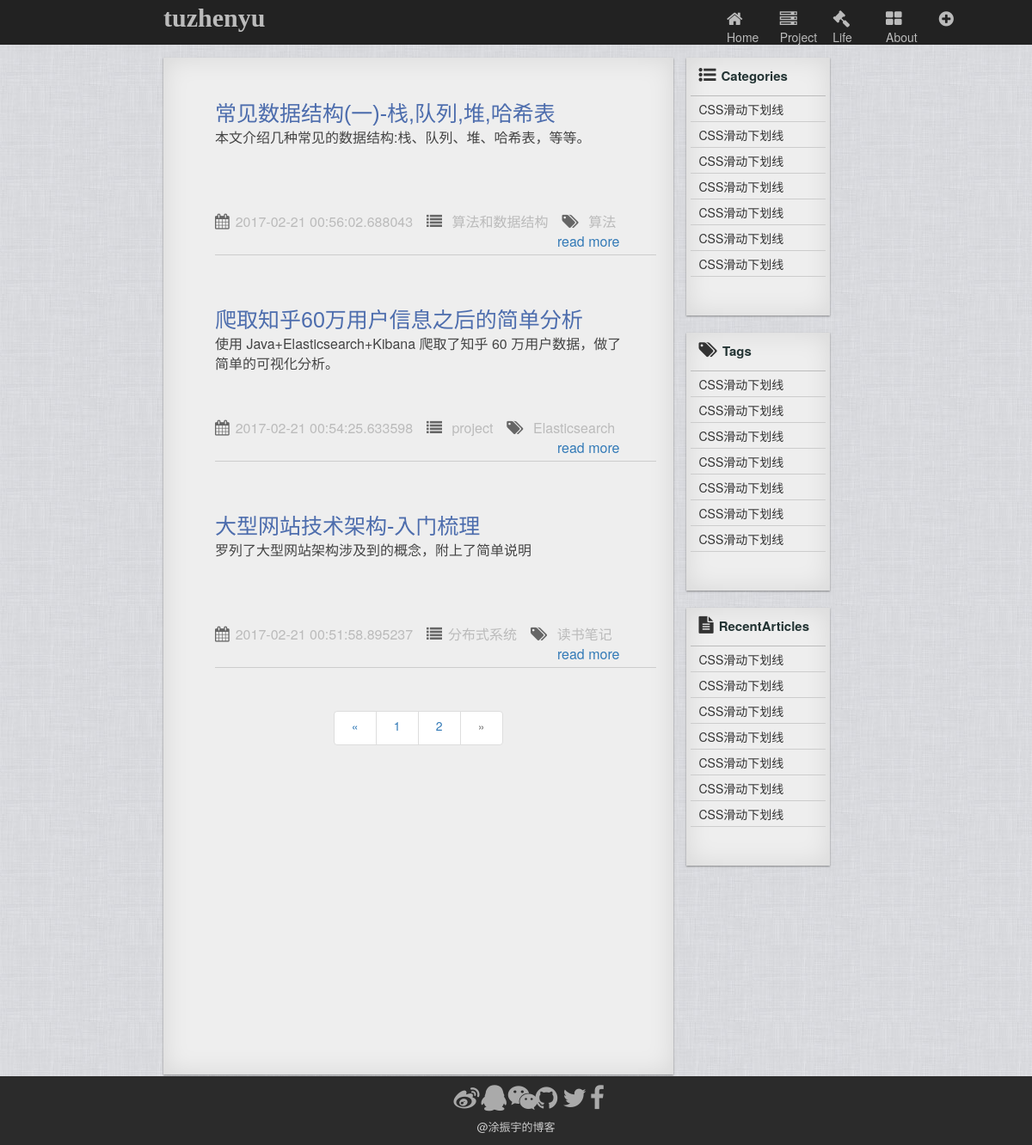
The app's page /index?page=2 with its own data.
### app/models.py (models this page shows)
class Article(db.Model):
    __tablename__ = 'articles'
    id = db.Column(db.Integer, primary_key = True)
    markDownEdit = db.Column(db.Text)
    timestamp = db.Column(db.DateTime,index=True,default=datetime.utcnow)
    title = db.Column(db.String(128))
    category = db.Column(db.String(32))
    tag = db.Column(db.String(32))
    describe = db.Column(db.Text)

### app/views.py (the view)
@app.route('/index', methods=['GET','POST'])
def index():
    page = request.args.get('page', 1, type=int)
    pagination = models.Article.query.order_by(models.Article.timestamp.desc()).paginate(page, per_page=app.config['FLASKY_POSTS_PER_PAGE'],error_out=False)
    articles = pagination.items
    return render_template("index.html",articles = articles,pagination = pagination)

### app/templates/index.html
{% extends "base.html" %}
{% block content %}
<div class="wrapper row">
  <div class="col-md-2"></div>
  <div class="col-md-8 row">
    <div class="col-md-9 leftSection">
      <ul class="articles">
        {% for article in articles %}
          <li class="blogAticle">
            <div class="articleHeader">
              <p><a href="{{ url_for('article', id=article.id) }}">{{article.title}}</a></p>
            </div>
            <div class="articleContent">
              <p>{{article.describe}}</p>
            </div>
            <div class="articleFooter">
              <ul>
                <li><i class="fa fa-calendar fa-1x" aria-hidden="true"></i><span>{{article.timestamp}}</span></li>
                <li><i class="fa fa-list fa-1x" aria-hidden="true"></i><span>{{article.category}}</span></li>
                <li><i class="fa fa-tags fa-1x" aria-hidden="true"></i><span>{{article.tag}}</span></li>
                <li class="readMore"><a href="{{ url_for('article', id=article.id) }}">read more</a></li>
              </ul>
            </div>
          </li>
        {% endfor %}
      </ul>
      <div class="paginationWapper">
        <ul class="pagination">
          <li {% if not pagination.has_prev %} class="disabled"{% endif %}>
            <a href="{% if pagination.has_prev %}{{ url_for('index',page = pagination.page - 1) }}{% else %}#{% endif %}">&laquo;</a>
          </li>
          {% for p in pagination.iter_pages() %}
            {% if p %}
              <li><a href="{{ url_for('index', page = p) }}">{{p}}</a></li>
            {% else %}
            <li><a href="{{ url_for('index', page = p) }}">...</a></li>
            {% endif %}
          {% endfor %}
          <li {% if not pagination.has_next %} class="disabled"{% endif %}>
            <a href="{% if pagination.has_next %}{{ url_for('index',page = pagination.page + 1) }}{% else %}#{% endif %}">&raquo;</a>
          </li>
        </ul>
      </div>
    </div>
    <div class="col-md-3 rightSection">
      <div class="side categories">
        <div class="header"><i class="fa fa-list-ul" aria-hidden="true"></i><span>Categories</span></div>
        <ul>
          <li>CSS滑动下划线</li>
          <li>CSS滑动下划线</li>
          <li>CSS滑动下划线</li>
          <li>CSS滑动下划线</li>
          <li>CSS滑动下划线</li>
          <li>CSS滑动下划线</li>
          <li>CSS滑动下划线</li>
        </ul>
      </div>
      <div class="side tags">
        <div class="header"><i class="fa fa-tags" aria-hidden="true"></i><span>Tags</span></div>
        <ul>
          <li>CSS滑动下划线</li>
          <li>CSS滑动下划线</li>
          <li>CSS滑动下划线</li>
          <li>CSS滑动下划线</li>
          <li>CSS滑动下划线</li>
          <li>CSS滑动下划线</li>
          <li>CSS滑动下划线</li>
        </ul>
      </div>
      <div class="side recentArticles">
        <div class="header"><i class="fa fa-file-text" aria-hidden="true"></i><span>RecentArticles</span></div>
        <ul>
          <li>CSS滑动下划线</li>
          <li>CSS滑动下划线</li>
          <li>CSS滑动下划线</li>
          <li>CSS滑动下划线</li>
          <li>CSS滑动下划线</li>
          <li>CSS滑动下划线</li>
          <li>CSS滑动下划线</li>
        </ul>
      </div>
    </div>
  </div>
</div>
{% endblock %}

### app/static/css/style.css (style rules this page uses)
body { width: 100%; height: 100%; }
.wrapper .leftSection { height: 1183px; padding: 20px; background-color: #eee; box-shadow: 0 1px 2px rgba(0, 0, 0, 0.4), 0 0 30px rgba(10, 10, 0, 0.1) inset; }
.leftSection ul { list-style: none; }
.blogAticle { width: 100%; height: 210px; padding: 20px 0; margin-bottom: 30px; border-bottom:1px solid #ccc; }
.articleHeader { width: 95%; height: 25%; }
.articleHeader a { line-height: 50px;; font-size: 25px; font-weight: normal; font-family: "Ubuntu", Helvetica, Arial, sans-serif; color: #4d6dad; text-decoration: none; }
.articleContent { width: 95%; height: 55%; }
.articleContent p { color: #444; font-size: 16px; }
.articleFooter ul { list-style: none; margin-top: 5px; padding: 0; }
.articleFooter ul li { display: inline-block; color:#666; margin-right: 12px; }
.articleFooter ul li span { color:#bbb; font-size: 16px; }
.articleFooter ul li i { margin-right: 7px; font-size: 18px; }
.readMore { float: right; color: #4d6dad; font-size: 16px; }
.readMore a { text-decoration: none; margin-right: 30px; }
.paginationWapper { text-align: center; }
.pagination li a { width: 50px; height: 40px; }
.wrapper .rightSection { height: 1185px; }
.side { width: 100%; height: 300px; margin-bottom: 20px; padding: 5px; background-color: #eee; box-shadow: 0 1px 2px rgba(0, 0, 0, 0.4), 0 0 30px rgba(10, 10, 0, 0.1) inset; }
.side .header { width: 100%; height: 40px; padding-left: 10px; padding-top: 5px; border-bottom: 1px solid #bbb; }
.side .header i { font-size: 20px; margin-right: 6px; }
.side .header span { font-size: 15px; font-weight: bold; color:#233; }
.side ul { list-style: none; padding: 0; }
.side ul li { width: 100%; height: 30px; padding-left: 10px; padding-top: 5px; border-bottom: 1px solid #ccc; }

### records on screen
Article: title "常见数据结构(一)-栈,队列,堆,哈希表", describe "本文介绍几种常见的数据结构:栈、队列、堆、哈希表，等等。", timestamp "2017-02-21 00:56:02.688043", category "算法和数据结构", tag "算法"
Article: title "爬取知乎60万用户信息之后的简单分析", describe "使用 Java+Elasticsearch+Kibana 爬取了知乎 60 万用户数据，做了简单的可视化分析。", timestamp "2017-02-21 00:54:25.633598", category "project", tag "Elasticsearch"
Article: title "大型网站技术架构-入门梳理", describe "罗列了大型网站架构涉及到的概念，附上了简单说明", timestamp "2017-02-21 00:51:58.895237", category "分布式系统", tag "读书笔记"

### other values on screen
{{ p }} "1" "2"
